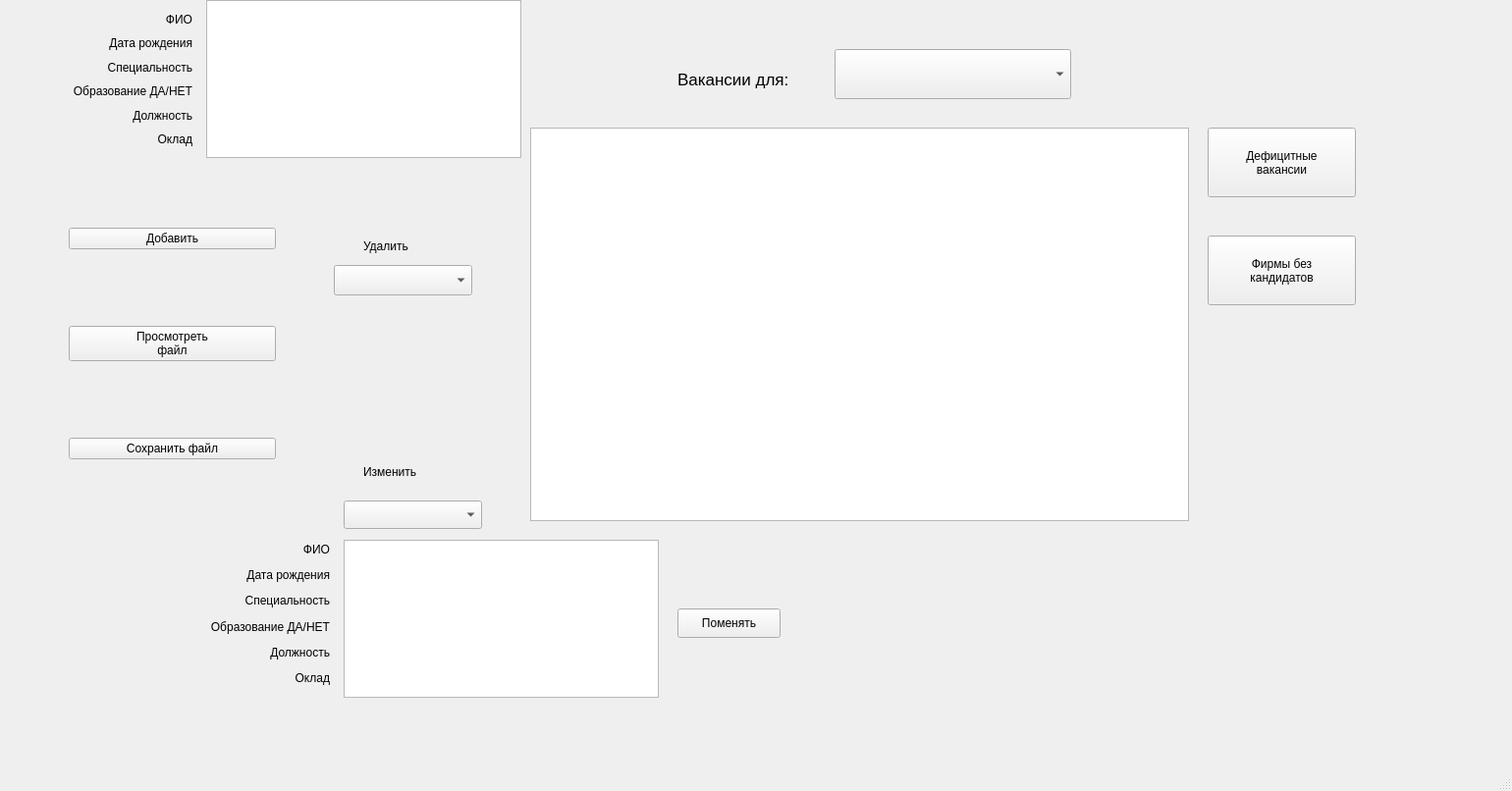
<?xml version="1.0" encoding="UTF-8"?>
<ui version="4.0">
 <class>MainWindow</class>
 <widget class="QMainWindow" name="MainWindow">
  <property name="geometry">
   <rect>
    <x>0</x>
    <y>0</y>
    <width>1540</width>
    <height>806</height>
   </rect>
  </property>
  <property name="windowTitle">
   <string>MainWindow</string>
  </property>
  <widget class="QWidget" name="centralwidget">
   <widget class="QTextEdit" name="textEdit">
    <property name="geometry">
     <rect>
      <x>540</x>
      <y>130</y>
      <width>671</width>
      <height>401</height>
     </rect>
    </property>
   </widget>
   <widget class="QComboBox" name="comboBox_del">
    <property name="geometry">
     <rect>
      <x>340</x>
      <y>270</y>
      <width>141</width>
      <height>31</height>
     </rect>
    </property>
   </widget>
   <widget class="QComboBox" name="comboBox_2">
    <property name="geometry">
     <rect>
      <x>850</x>
      <y>50</y>
      <width>241</width>
      <height>51</height>
     </rect>
    </property>
   </widget>
   <widget class="QPushButton" name="pushButton_def">
    <property name="geometry">
     <rect>
      <x>1230</x>
      <y>130</y>
      <width>151</width>
      <height>71</height>
     </rect>
    </property>
    <property name="text">
     <string>Дефицитные 
вакансии</string>
    </property>
   </widget>
   <widget class="QPushButton" name="pushButton_noCand">
    <property name="geometry">
     <rect>
      <x>1230</x>
      <y>240</y>
      <width>151</width>
      <height>71</height>
     </rect>
    </property>
    <property name="text">
     <string>Фирмы без 
кандидатов</string>
    </property>
   </widget>
   <widget class="QWidget" name="verticalLayoutWidget">
    <property name="geometry">
     <rect>
      <x>70</x>
      <y>160</y>
      <width>211</width>
      <height>381</height>
     </rect>
    </property>
    <layout class="QVBoxLayout" name="verticalLayout">
     <item>
      <widget class="QPushButton" name="pushButton_add">
       <property name="text">
        <string>Добавить</string>
       </property>
      </widget>
     </item>
     <item>
      <widget class="QPushButton" name="pushButton_2">
       <property name="text">
        <string>Просмотреть 
файл</string>
       </property>
      </widget>
     </item>
     <item>
      <widget class="QPushButton" name="pushButton_save">
       <property name="text">
        <string>Сохранить файл</string>
       </property>
      </widget>
     </item>
    </layout>
   </widget>
   <widget class="QLabel" name="label_2">
    <property name="geometry">
     <rect>
      <x>370</x>
      <y>240</y>
      <width>79</width>
      <height>21</height>
     </rect>
    </property>
    <property name="text">
     <string>Удалить</string>
    </property>
   </widget>
   <widget class="QTextEdit" name="textEdit_new">
    <property name="geometry">
     <rect>
      <x>210</x>
      <y>0</y>
      <width>321</width>
      <height>161</height>
     </rect>
    </property>
    <property name="font">
     <font>
      <pointsize>16</pointsize>
     </font>
    </property>
   </widget>
   <widget class="QLabel" name="label_8">
    <property name="geometry">
     <rect>
      <x>690</x>
      <y>70</y>
      <width>161</width>
      <height>21</height>
     </rect>
    </property>
    <property name="font">
     <font>
      <pointsize>13</pointsize>
     </font>
    </property>
    <property name="text">
     <string>Вакансии для:</string>
    </property>
   </widget>
   <widget class="QWidget" name="verticalLayoutWidget_2">
    <property name="geometry">
     <rect>
      <x>10</x>
      <y>10</y>
      <width>266</width>
      <height>141</height>
     </rect>
    </property>
    <layout class="QVBoxLayout" name="verticalLayout_2" stretch="0,0,0,0,0,0">
     <property name="leftMargin">
      <number>0</number>
     </property>
     <property name="rightMargin">
      <number>80</number>
     </property>
     <item>
      <widget class="QLabel" name="label">
       <property name="text">
        <string>                                  ФИО</string>
       </property>
       <property name="alignment">
        <set>Qt::AlignRight|Qt::AlignTrailing|Qt::AlignVCenter</set>
       </property>
      </widget>
     </item>
     <item>
      <widget class="QLabel" name="label_3">
       <property name="text">
        <string>Дата рождения</string>
       </property>
       <property name="alignment">
        <set>Qt::AlignRight|Qt::AlignTrailing|Qt::AlignVCenter</set>
       </property>
      </widget>
     </item>
     <item>
      <widget class="QLabel" name="label_4">
       <property name="text">
        <string>             Специальность</string>
       </property>
       <property name="alignment">
        <set>Qt::AlignRight|Qt::AlignTrailing|Qt::AlignVCenter</set>
       </property>
      </widget>
     </item>
     <item>
      <widget class="QLabel" name="label_5">
       <property name="text">
        <string>Образование ДА/НЕТ</string>
       </property>
       <property name="alignment">
        <set>Qt::AlignRight|Qt::AlignTrailing|Qt::AlignVCenter</set>
       </property>
      </widget>
     </item>
     <item>
      <widget class="QLabel" name="label_6">
       <property name="text">
        <string>                     Должность</string>
       </property>
       <property name="alignment">
        <set>Qt::AlignRight|Qt::AlignTrailing|Qt::AlignVCenter</set>
       </property>
      </widget>
     </item>
     <item>
      <widget class="QLabel" name="label_7">
       <property name="text">
        <string>Оклад</string>
       </property>
       <property name="alignment">
        <set>Qt::AlignRight|Qt::AlignTrailing|Qt::AlignVCenter</set>
       </property>
      </widget>
     </item>
    </layout>
   </widget>
   <widget class="QLabel" name="label_9">
    <property name="geometry">
     <rect>
      <x>370</x>
      <y>470</y>
      <width>91</width>
      <height>21</height>
     </rect>
    </property>
    <property name="text">
     <string>Изменить</string>
    </property>
   </widget>
   <widget class="QComboBox" name="comboBox_change">
    <property name="geometry">
     <rect>
      <x>350</x>
      <y>510</y>
      <width>141</width>
      <height>29</height>
     </rect>
    </property>
   </widget>
   <widget class="QPushButton" name="pushButton">
    <property name="geometry">
     <rect>
      <x>690</x>
      <y>620</y>
      <width>105</width>
      <height>30</height>
     </rect>
    </property>
    <property name="text">
     <string>Поменять</string>
    </property>
   </widget>
   <widget class="QTextEdit" name="textEdit_change">
    <property name="geometry">
     <rect>
      <x>350</x>
      <y>550</y>
      <width>321</width>
      <height>161</height>
     </rect>
    </property>
    <property name="font">
     <font>
      <pointsize>16</pointsize>
     </font>
    </property>
   </widget>
   <widget class="QWidget" name="verticalLayoutWidget_3">
    <property name="geometry">
     <rect>
      <x>150</x>
      <y>550</y>
      <width>266</width>
      <height>151</height>
     </rect>
    </property>
    <layout class="QVBoxLayout" name="verticalLayout_3" stretch="0,0,0,0,0,0">
     <property name="leftMargin">
      <number>0</number>
     </property>
     <property name="rightMargin">
      <number>80</number>
     </property>
     <item>
      <widget class="QLabel" name="label_10">
       <property name="text">
        <string>                                  ФИО</string>
       </property>
       <property name="alignment">
        <set>Qt::AlignRight|Qt::AlignTrailing|Qt::AlignVCenter</set>
       </property>
      </widget>
     </item>
     <item>
      <widget class="QLabel" name="label_11">
       <property name="text">
        <string>Дата рождения</string>
       </property>
       <property name="alignment">
        <set>Qt::AlignRight|Qt::AlignTrailing|Qt::AlignVCenter</set>
       </property>
      </widget>
     </item>
     <item>
      <widget class="QLabel" name="label_13">
       <property name="text">
        <string>             Специальность</string>
       </property>
       <property name="alignment">
        <set>Qt::AlignRight|Qt::AlignTrailing|Qt::AlignVCenter</set>
       </property>
      </widget>
     </item>
     <item>
      <widget class="QLabel" name="label_12">
       <property name="text">
        <string>Образование ДА/НЕТ</string>
       </property>
       <property name="alignment">
        <set>Qt::AlignRight|Qt::AlignTrailing|Qt::AlignVCenter</set>
       </property>
      </widget>
     </item>
     <item>
      <widget class="QLabel" name="label_14">
       <property name="text">
        <string>                     Должность</string>
       </property>
       <property name="alignment">
        <set>Qt::AlignRight|Qt::AlignTrailing|Qt::AlignVCenter</set>
       </property>
      </widget>
     </item>
     <item>
      <widget class="QLabel" name="label_15">
       <property name="text">
        <string>Оклад</string>
       </property>
       <property name="alignment">
        <set>Qt::AlignRight|Qt::AlignTrailing|Qt::AlignVCenter</set>
       </property>
      </widget>
     </item>
    </layout>
   </widget>
  </widget>
  <widget class="QMenuBar" name="menubar">
   <property name="geometry">
    <rect>
     <x>0</x>
     <y>0</y>
     <width>1540</width>
     <height>26</height>
    </rect>
   </property>
  </widget>
  <widget class="QStatusBar" name="statusbar"/>
 </widget>
 <resources/>
 <connections/>
</ui>
